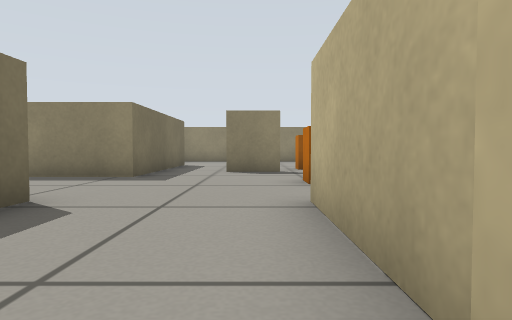
view 1 (above)

24 first-person views from a walk through a Gazebo world. The camera is 0.31 m above the floor, tilts 2° down and sees 75° across. The floor is counted in squares, 0.5 m on a side. Each view is taken from the middle of a square. On the plan, view 1 faces up. The plan holds only what a view shows up to about 10 squares ahead; the rest is blank.

view 2
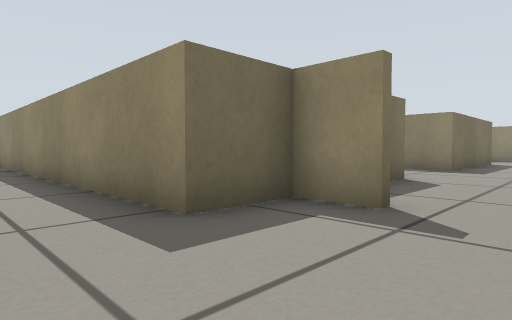

view 3
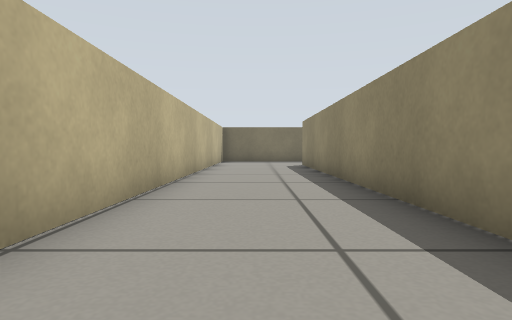

view 4
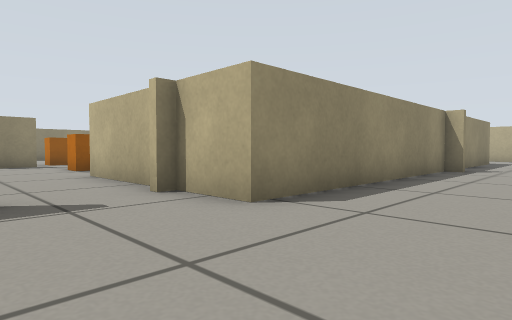

view 5
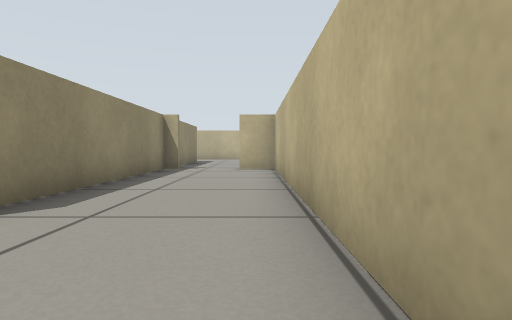

view 6
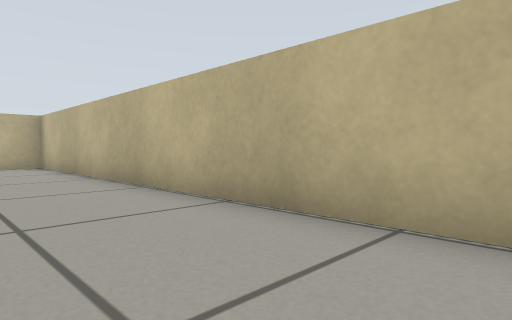

view 7
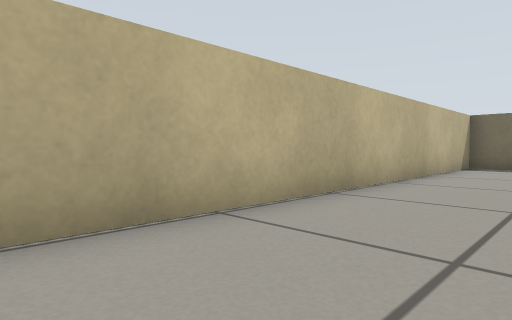

view 8
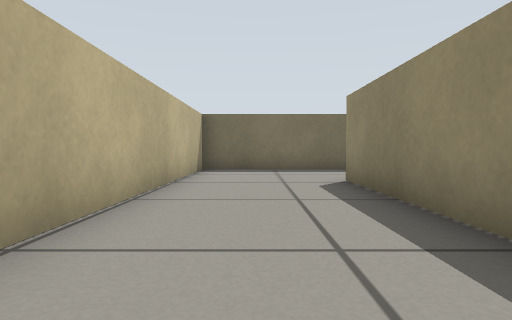

view 9
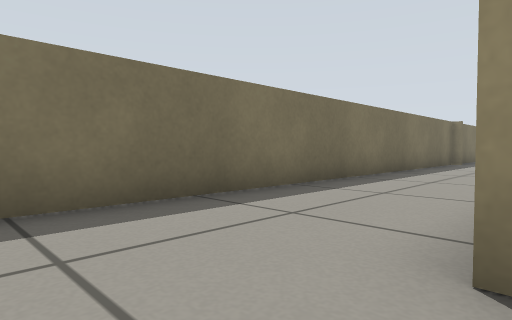

view 10
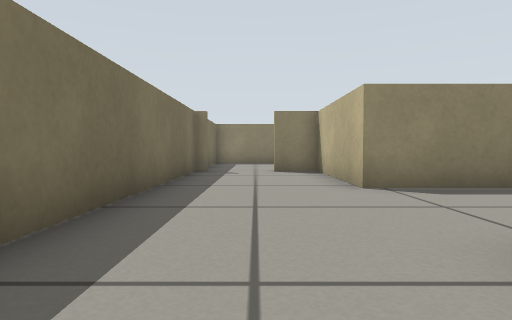

view 11
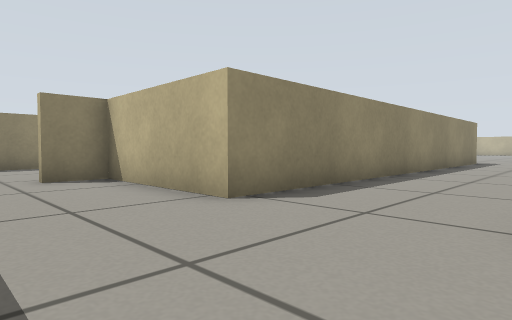

view 12
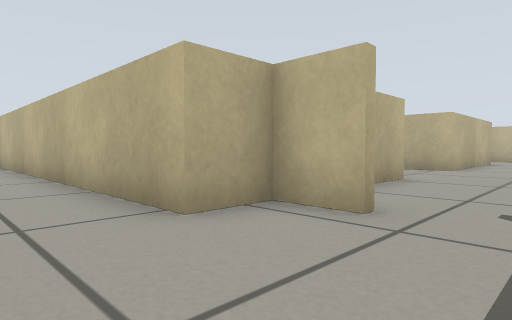

view 13
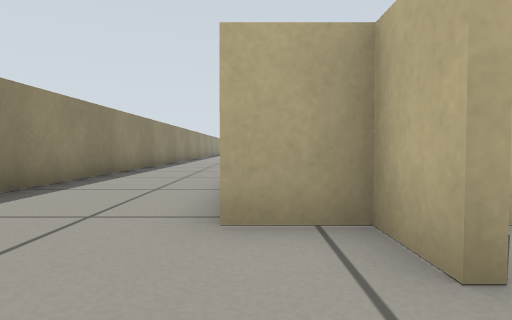

view 14
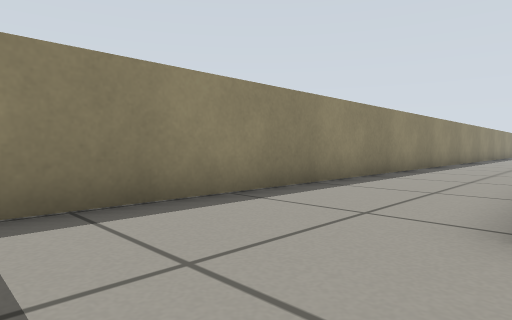

view 15
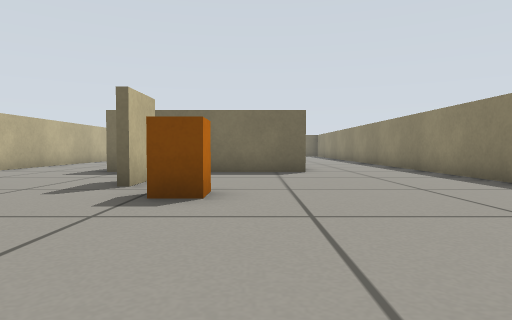

view 16
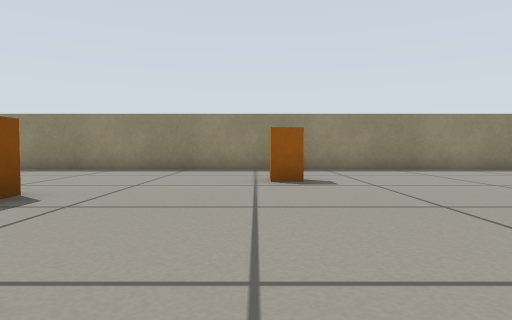

view 17
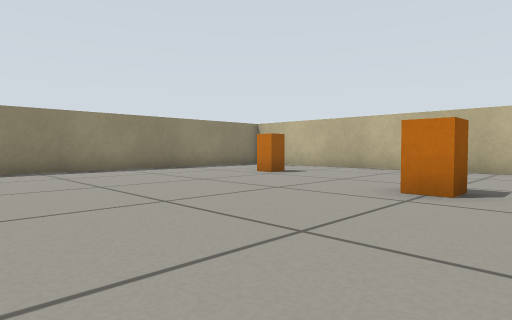

view 18
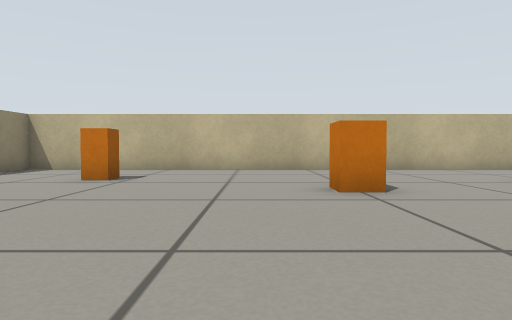

view 19
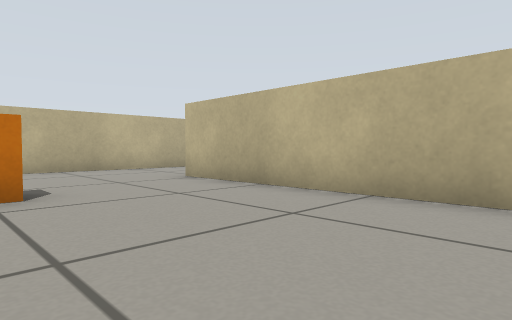

view 20
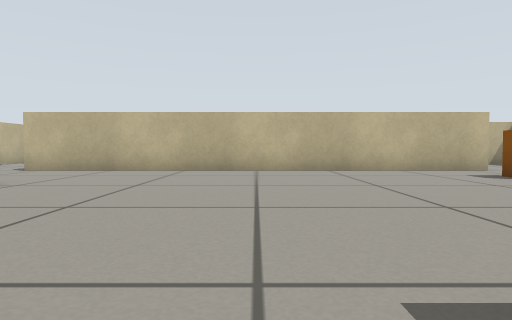

view 21
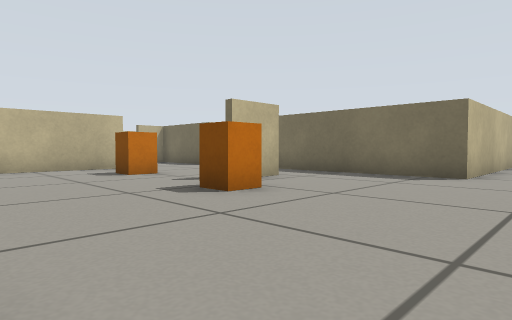

view 22
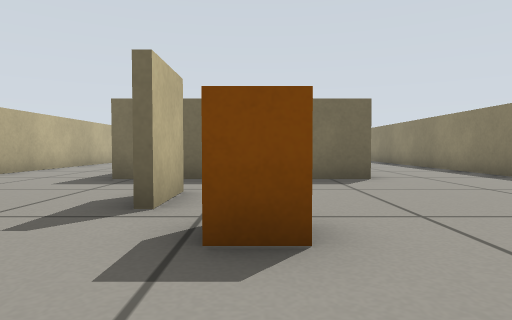

view 23
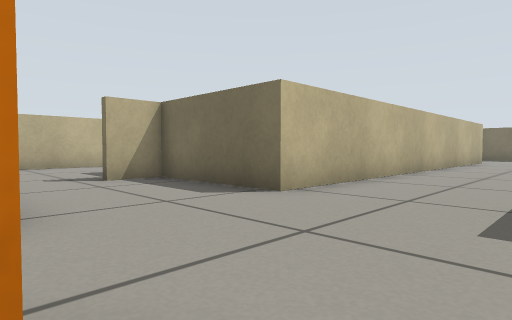

view 24
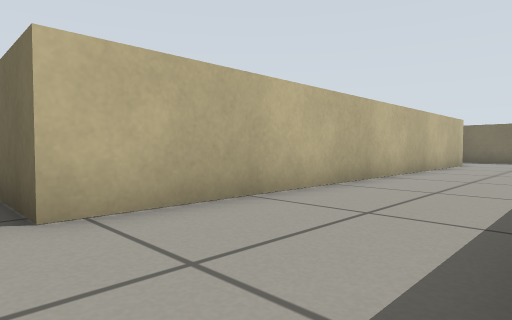

### Floor plan
Points are (right, up) in squares from view 1. A wall is a line through its corners. A room is listed if a view was taken in it or the views show most of it. See-through windows are left out.
Room 1 (views 1, 2, 3, 4, 5, 6, 7, 8, 9, 10, 11, 13, 14)
walls: (-2.6, 0.4) (-2.6, -1.3) (-15.4, -1.3); (-15.4, 2.4) (-15.4, 3.9); (-1.4, 0.3) (-2.8, 0.3); (-15.4, 7.1) (-15.4, 10.9) (-16.6, 10.9); (-18.6, 10.9) (-18.6, -4.6) (7.8, -4.6) (7.8, -3.5); (7.8, -1.8) (7.8, -1.3) (0.6, -1.3) (0.6, 0.3) (0.2, 0.3)
ways out: opening at (-17.5, 11.5) to room 2; opening at (-16, 5.5) to room 2; opening at (-0.5, 0.5) to room 2; opening at (7, -2.5) to room 2
Room 2 (views 12, 15, 16, 17, 18, 19, 20, 21, 22, 23, 24)
walls: (0.8, 8.8) (-0.8, 8.8); (-0.9, 9) (0.8, 9); (0.6, 0.9) (0.6, 3.9) (13.4, 3.9); (12.4, 15.6) (-17.6, 15.6); (-2.8, 0.5) (-1.4, 0.5); (-6.9, 7.1) (-15.4, 7.1); (16.6, 1.5) (16.6, 15.6) (15.5, 15.6); (-15.4, 3.9) (-2.6, 3.9) (-2.6, 0.4); (-16.6, 11.1) (-15.4, 11.1) (-15.4, 12.3) (-2.6, 12.3) (-2.6, 7.1) (-4.9, 7.1)
ways out: opening at (-17.5, 11.5) to room 1; opening at (-16, 5.5) to room 1; opening at (-0.5, 0.5) to room 1; opening at (7, -2.5) to room 1
objects: orange box (1, 6); orange box (1, 10) to (2, 10); orange box (6, 12); orange box (12, 7) to (12, 8); orange box (14, 12)

Positions as (right, up) in squares from view 1, and headings:
1: (0, 0), facing up
2: (0, -3), facing up-left
3: (-3, -3), facing left
4: (-2, -4), facing up-right
5: (-2, -4), facing right
6: (-4, -2), facing down-right
7: (-7, -2), facing down-left
8: (-9, -3), facing left
9: (-15, -3), facing up-left
10: (-17, 2), facing up
11: (-18, 4), facing up-right
12: (-18, 14), facing down-right
13: (-18, 12), facing right
14: (-18, 12), facing up-right
15: (6, 11), facing left
16: (5, 6), facing up
17: (7, 6), facing up-right
18: (7, 9), facing right
19: (7, 8), facing down-right
20: (7, 13), facing down
21: (5, 14), facing down-left
22: (4, 10), facing left
23: (1, 7), facing down-left
24: (-2, 7), facing down-left
